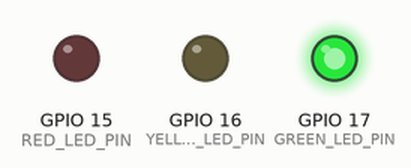
A program run on a simulated ESP32-S3. Shown: output pins drawn as LEDs (lit = HIGH).

Above: at 2.7 s.
At 5.7 s:
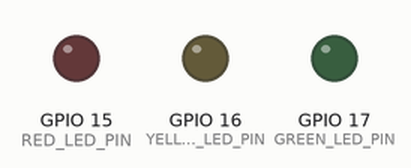
At 9.0 s:
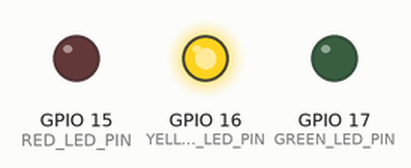
At 12.5 s:
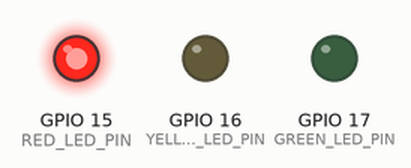
At 16.0 s:
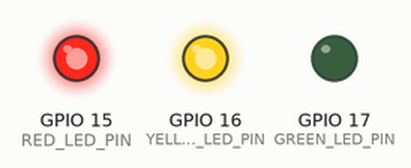
Timing chart, 0 to 22.1 s (numbered marks = the images above):
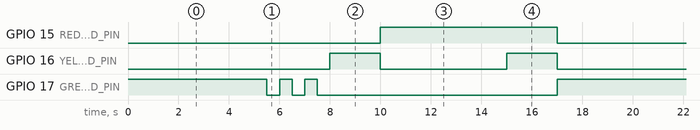

The program:

main.cpp
```cpp
#include <Arduino.h>

constexpr uint8_t GREEN_LED_PIN = 17;
constexpr uint8_t YELLOW_LED_PIN = 16;
constexpr uint8_t RED_LED_PIN = 15;

typedef enum {
  BLINK,
  ON,
  OFF
} LedMode;

typedef struct {
  uint32_t blinkInterval;
  uint32_t onInterval;
  LedMode mode;
} t_Led_Params;

typedef struct {
  uint8_t pin;
  t_Led_Params params;
} t_Led;

typedef enum {
  START,
  STOP_SOON,
  READY_STOP,
  STOP,
  READY_START,
} TrafficLightPhase;

t_Led_Params greenLedOn = {
  .blinkInterval = 0,
  .onInterval = 5000,
  .mode = ON
};
t_Led_Params greenLedBlink = {
  .blinkInterval = 500,
  .onInterval = 3000,
  .mode = BLINK
};
t_Led_Params yellowLedOn = {
  .blinkInterval = 0,
  .onInterval = 2000,
  .mode = ON
};
t_Led_Params redLedOn = {
  .blinkInterval = 0,
  .onInterval = 5000,
  .mode = ON
};
t_Led_Params redLedReady = {
  .blinkInterval = 0,
  .onInterval = 2000,
  .mode = ON
};
t_Led_Params yellowLedReady = {
  .blinkInterval = 0,
  .onInterval = 2000,
  .mode = ON
};
t_Led_Params ledOff = {
  .blinkInterval = 0,
  .onInterval = 0,
  .mode = OFF
};

t_Led greenLed = {
  .pin = GREEN_LED_PIN,
  .params = greenLedOn
};
t_Led yellowLed = {
  .pin = YELLOW_LED_PIN,
  .params = ledOff
};
t_Led redLed = {
  .pin = RED_LED_PIN,
  .params = ledOff
};

volatile bool phaseChanged = false;
volatile bool blinkState = HIGH;
volatile bool blinkStateChanged = false;
volatile TrafficLightPhase phase = TrafficLightPhase::START;

hw_timer_t *timerPhase = NULL;
hw_timer_t *timerBlink = NULL;

void IRAM_ATTR onTimerAfter() {
  phaseChanged = true;

  switch (phase) {
    case START:
      phase = TrafficLightPhase::STOP_SOON;

      break;
    case STOP_SOON:
      phase = TrafficLightPhase::READY_STOP;

      break;
    case READY_STOP:
      phase = TrafficLightPhase::STOP;

      break;
    case STOP:
      phase = TrafficLightPhase::READY_START;

      break;
    case READY_START:
      phase = TrafficLightPhase::START;

      break;

  }

  timerWrite(timerPhase, 0);
}

void IRAM_ATTR onTimerBlink() {
  blinkState = !blinkState;
  blinkStateChanged = true;

  timerWrite(timerBlink, 0);
}

void updateLedState(t_Led &led) {
  if (led.params.mode == BLINK) {
    if (blinkStateChanged) {
      digitalWrite(led.pin, blinkState);
      blinkStateChanged = false;
    }
  } else if (led.params.mode == ON) {
    digitalWrite(led.pin, HIGH);
  } else {
    digitalWrite(led.pin, LOW);
  }
}

void setup() {
  Serial.begin(115200);

  pinMode(GREEN_LED_PIN, OUTPUT);
  pinMode(YELLOW_LED_PIN, OUTPUT);
  pinMode(RED_LED_PIN, OUTPUT);

  timerPhase = timerBegin(0, 80, true);
  timerBlink = timerBegin(1, 80, true);

  timerAttachInterrupt(timerPhase, &onTimerAfter, true);
  timerAttachInterrupt(timerBlink, &onTimerBlink, true);
  timerAlarmWrite(timerPhase, greenLed.params.onInterval * 1000, false);
  timerAlarmEnable(timerPhase);

  digitalWrite(greenLed.pin, HIGH);
  digitalWrite(yellowLed.pin, LOW);
  digitalWrite(redLed.pin, LOW);

}

void loop() {
  if (phaseChanged) {
    phaseChanged = false;

    switch (phase) {
      case START:
        greenLed.params = greenLedOn;
        yellowLed.params = ledOff;
        redLed.params = ledOff;

        timerAlarmWrite(timerPhase, greenLed.params.onInterval * 1000, false);
        timerAlarmEnable(timerPhase);

        break;
      case STOP_SOON:
        greenLed.params = greenLedBlink;
        yellowLed.params = ledOff;
        redLed.params = ledOff;

        timerAlarmWrite(timerPhase, greenLed.params.onInterval * 1000, false);
        timerAlarmWrite(timerBlink, greenLed.params.blinkInterval * 1000, true);
        timerAlarmEnable(timerPhase);
        timerAlarmEnable(timerBlink);

        break;
      case READY_STOP:
        greenLed.params = ledOff;
        yellowLed.params = yellowLedOn;
        redLed.params = ledOff;

        timerAlarmDisable(timerBlink);

        timerAlarmWrite(timerPhase, yellowLed.params.onInterval * 1000, false);
        timerAlarmEnable(timerPhase);

        break;
      case STOP:
        greenLed.params = ledOff;
        yellowLed.params = ledOff;
        redLed.params = redLedOn;

        timerAlarmWrite(timerPhase, redLed.params.onInterval * 1000, false);
        timerAlarmEnable(timerPhase);

        break;
      case READY_START:
        greenLed.params = ledOff;
        yellowLed.params = yellowLedReady;
        redLed.params = redLedReady;

        timerAlarmWrite(timerPhase, yellowLed.params.onInterval * 1000, false);
        timerAlarmEnable(timerPhase);

        break;

    }
  }
  updateLedState(greenLed);
  updateLedState(yellowLed);
  updateLedState(redLed);
}
```

Measured:
- by itself, GPIO 15 (RED_LED_PIN): alternates HIGH for 7.0 s and LOW for 10.0 s
- by itself, GPIO 16 (YELLOW_LED_PIN): repeats every 17.0 s: LOW 5.0 s, HIGH 2.0 s, LOW 8.0 s, HIGH 2.0 s
- by itself, GPIO 17 (GREEN_LED_PIN): repeats every 17.0 s: HIGH 0.50 s, LOW 0.50 s, HIGH 0.50 s, LOW 9.5 s, HIGH 5.5 s, LOW 0.50 s
